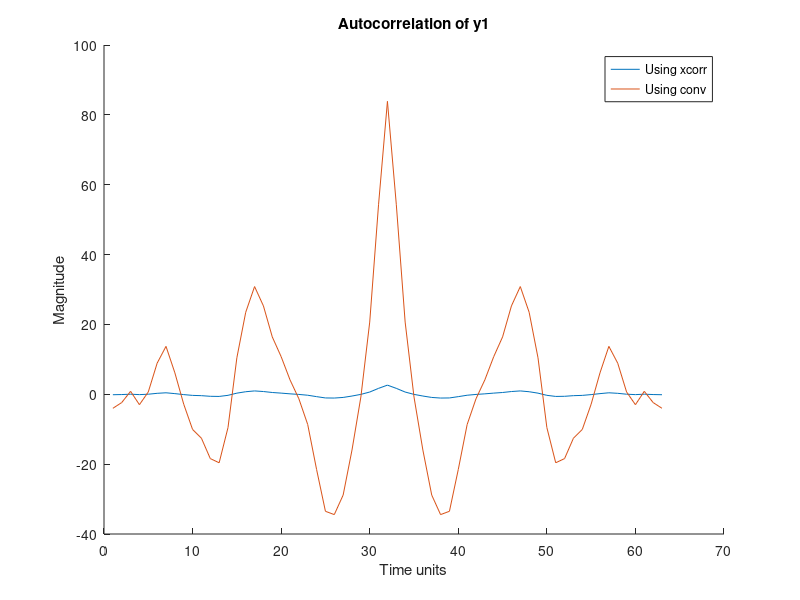
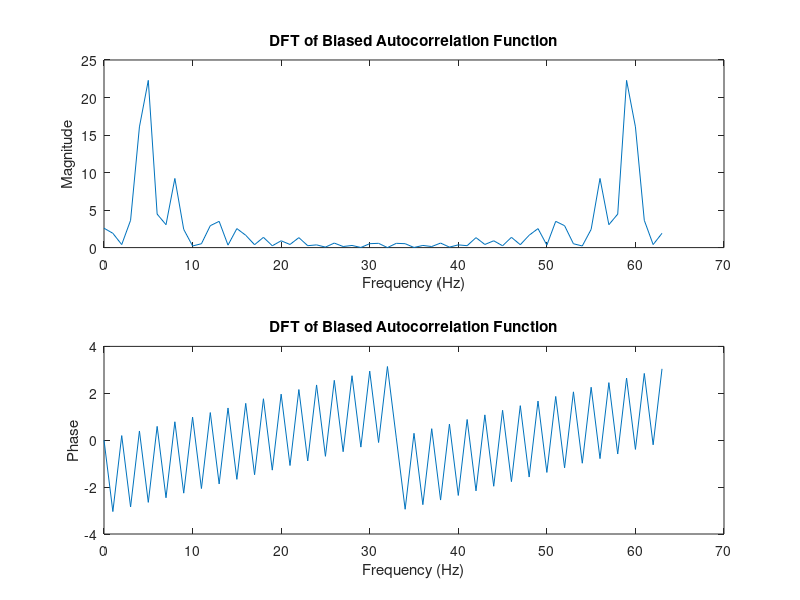
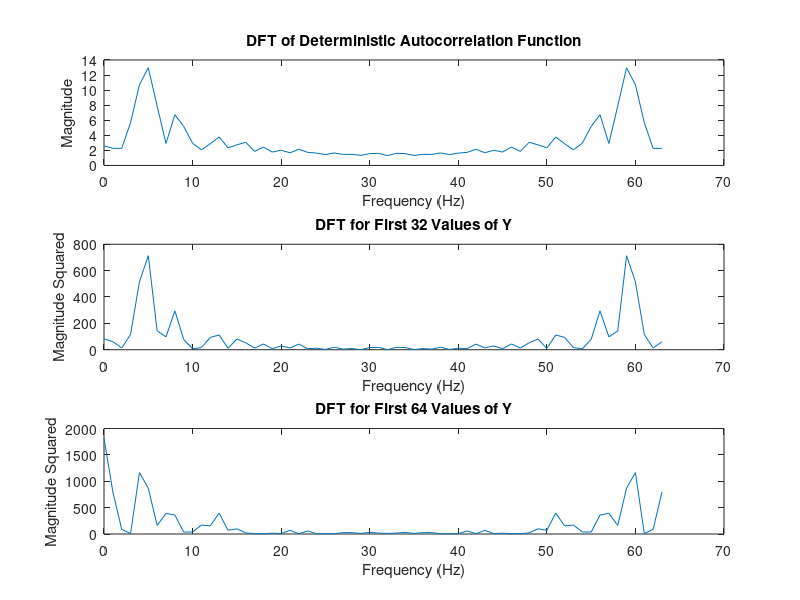
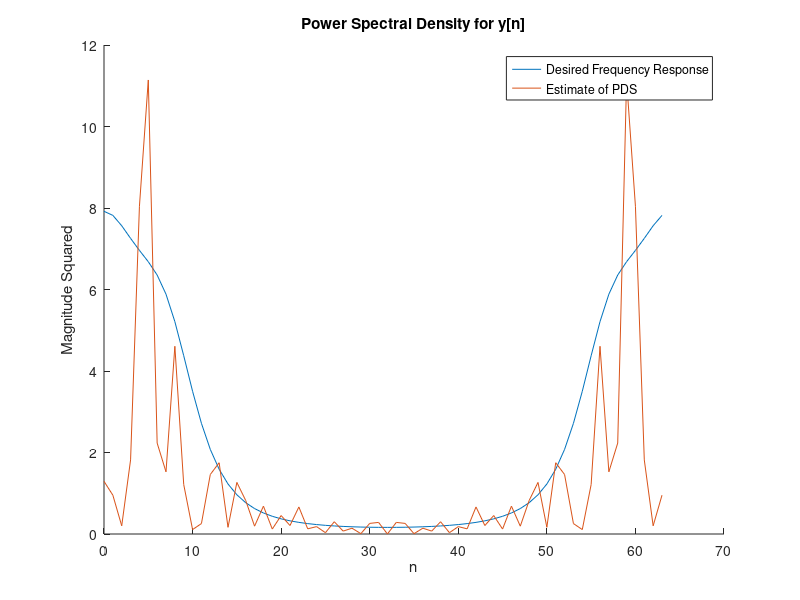

These figures' MATLAB source, in order: (Note: this script raises an error after producing the figures.)
%Michael Bentivegna, Simon Yoon, Joya Debi
%ECE310 DSP Project 5: Power Spectral Density Estimation

clear;
clc;
close all;

load pj2data;

% The objective of this project was to utilize MATLAB 
% functions to compare different parametric and non- parametric
% techniques for calculating power density spectrum (PDS) 
% estimation. In order to produce the results of these methods, 
% we utilized autocorrelation, windowing, and other significant 
% functions to sort through finite length signals and DFT. The methods 
% considered were non-parametric direct(periodogram, periodogram 
% averaging) and non-parametric indirect(Blackman-Tukey).
% Additionally, we incorporated parametric all-pole modeling for
% PDS estimation.

%% Part A1

ySubset = y(1:32);

yCorrelation = xcorr(ySubset, ySubset, 'biased');
%yCorrelationUB = xcorr(ySubset, ySubset, 'unbiased');

ySubsetFlip = fliplr(ySubset);
yConv = conv(ySubset, ySubsetFlip);

figure(1);
hold on;
plot(yCorrelation);
plot(yConv);

legend("Using xcorr", "Using conv")
title("Autocorrelation of y1");
xlabel("Time units")
ylabel("Magnitude")

% The difference when replacing biased with unbiased in terms of
% calculating the cross correlation with xcorr is minimal, but still
% noticable. The unbiased plot fail to match the peaks of the biased 
% graph as it deviates from the middle because the unbiased estimate 
% is scaled differently. Because 'm' is  changing throughout the 
% correlation function, the difference between the biased and unbiased
% output varies.

% Biased scaling factor : 1/N
% Unbiased scaling factor : 1/(N-|m|)

%% Part A2

% The fourier transform of the autocorrelation function is the Power
% Spectral Density (PSD) of that function. Thus, for any input signal
% output must be both real and positive.

yCorrDFT = fft(yCorrelation, 64);

figure(2);
subplot(2,1,1);
plot(0:length(yCorrDFT)-1, abs(yCorrDFT));
title("DFT of Biased Autocorrelation Function");
xlabel("Frequency (Hz)")
ylabel("Magnitude");

subplot(2,1,2)
plot(0:length(yCorrDFT)-1, angle(yCorrDFT));
title("DFT of Biased Autocorrelation Function");
xlabel("Frequency (Hz)")
ylabel("Phase");


phi = zeros(1, 32);
for i = 1:32
    phi(1, i) = 1/32 * sum(ySubset(i:32).*ySubset(1:32-i+1));
end

% The 64 point DFT of c_y1y1[m] is similar to that of phi^d_y1y1. 


%% Part A3

%Part a)
phiDFT = fft(phi, 64);

figure(3);
subplot(3,1,1);
plot(0:length(phiDFT)-1, abs(phiDFT));
title("DFT of Deterministic Autocorrelation Function");
xlabel("Frequency (Hz)");
ylabel("Magnitude");

%Part b)
ySubsetDFT = fft(ySubset,64);

subplot(3,1,2);
plot(0:length(ySubsetDFT)-1, abs(ySubsetDFT).^2);
title("DFT for First 32 Values of Y");
xlabel("Frequency (Hz)");
ylabel("Magnitude Squared");

%Part c)
ySubset64 = y(1:64);
ySubset64DFT = fft(ySubset64,64);

subplot(3,1,3);
plot(0:length(ySubset64DFT)-1, abs(ySubset64DFT).^2);
title("DFT for First 64 Values of Y");
xlabel("Frequency (Hz)");
ylabel("Magnitude Squared");

% The graphs produce similar waveform shapes, but the 
% differences lie in the amplitudes. 

%% Part B1
length = 64;
freqResponse = downsample(Hejw2, 8);

figure(4);
hold on;
plot(0:length-1, freqResponse);
plot(0:length-1, abs(ySubsetDFT).^2/64);
hold off;

title("Power Spectral Density for y[n]");
xlabel("n");
ylabel("Magnitude Squared");
legend('Desired Frequency Response','Estimate of PDS');


error1  = (sum((freqResponse - abs(ySubsetDFT).^2/64).^2))/64;
disp("Error with 32 points: " + error1);

%% Part B2
length2 = 512;

figure(5);
ySub = y(1:64);
window = rectwin(64);
periodogram(ySub, window, 1024);

EstPDS = abs(fft(y,1024)).^2;
EstPDS = downsample(EstPDS, 2)/1024;

figure(6);
hold on;
plot(0:length2-1, Hejw2);
plot(0:length2-1, EstPDS);
hold off;

title("Power Spectral Density for y[n]");
xlabel( "n" );
ylabel( "Magnitude Squared" );
legend('Desired Frequency Response','Estimate of PDS');
xlim([0 length2-1])

error2  = sum((Hejw2 - EstPDS).^2 ) / 512;
disp( "Error with 512 points: " + error2);

%% Part B3
yNew = zeros(1, 64);

for i = 1:16
    y1 = (i-1)*32 + 1;
    yNewB = y(y1: y1 + 31);
    yNew = yNew + abs(fft(yNewB, 64)).^2;
end
 
yNew = yNew / 1024;
Hejw2_64 = downsample(Hejw2,8);

figure(7);
hold on;
plot(0:length-1, Hejw2_64);
plot(0:length-1, yNew);
hold off;

title("Power Spectral Density for y[n]");
xlabel( "n" );
ylabel( "Magnitude Squared" );
legend('Desired Frequency Response','Estimate of PDS');
xlim([0 64]);

error3  = sum((Hejw2_64 - yNew).^2 ) / 64;
disp("Error using periodogram averaging: " + error3);

% The estimtion error using the periodogram averging 
% is less than those of parts B.1 & B.2. The errors 
% using periodogram averaging is 3.1403 versus 7.5039 
% and 7.5488 for B.1(32 points) and B.2(512 points)
% respectively. 

%% Part B4
yBlackman = xcorr(y, y, 'unbiased');
yBlackman = yBlackman(497: 527);

figure(8);
hold on;
plot(0:length-1, freqResponse);
plot(0:length-1, abs(fft(yBlackman,64)));
hold off;

title("Power Spectral Density for y[n]");
xlabel("n");
ylabel("Magnitude Squared");
legend('Desired Frequency Response','Estimate of PDS');

error4 = sum((freqResponse - abs(fft(yBlackman,64))).^2)/64;
disp("Error using Indirect Blackman-Tukey: " + error4);

%% Part B5
yTukey = abs(fft(triang(31)'.* yBlackman,64));

figure(9);
hold on;
plot(0:length-1, freqResponse);
plot (yTukey);
hold off;

title("Power Spectral Density for y[n]");
xlabel("n");
ylabel("Magnitude Squared");
legend('Desired Frequency Response','Estimate of PDS');

error5 = sum((freqResponse-yTukey).^2)/64;
disp( "Error with new estimation: " + error5);

errors = [error1, error2, error3, error4, error5];
Errors = table(errors);

% The Indirect Blackman-Tukey method generated the most
% accurate estiamte as it  resulted in the smallest error. 
% When calculating for the autocorrelation, a window is
% applied to compute via fft(). The Blackman-Tukey method 
% utilizes the auocorrelation function which smoothens the 
% waveform rather than the periodogram avergaging method 
% which takes the average of different waveforms generated
% via different 'n' points. The variance between the relevant
% waveforms increases at the extremities and truncating cuts
% off those high variance regions to produce better resolution. 

